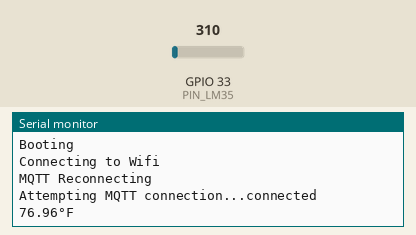
The program below on a simulated ESP32. On the bench: the last lines printed to the serial monitor. The test bench sets the inputs (shaded band); at power-on: GPIO 33 (PIN_LM35) = 310. WiFi joins after 1.5 s; servers stay silent unless stated; no MQTT or app messages arrive unless stated.

Above: at 2.7 s.
2.8 s: GPIO 33 (PIN_LM35) set to 372
At 8.1 s:
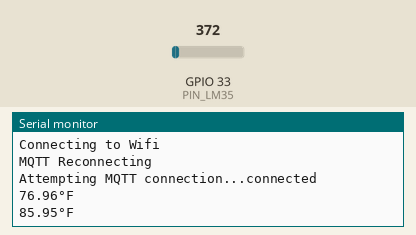
8.8 s: GPIO 33 (PIN_LM35) set to 434
At 13.1 s:
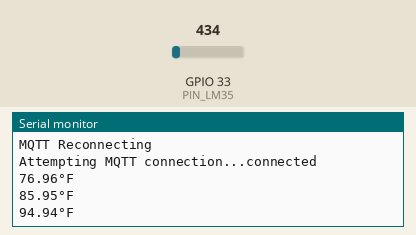
Timing chart, 0 to 14.6 s (numbered marks = the images above; inputs shaded):
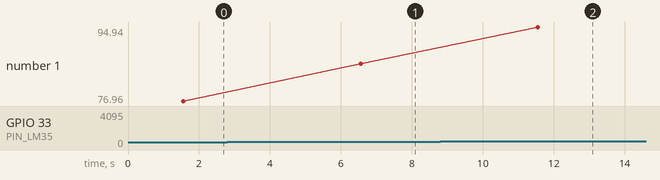

The program:

main.cpp
```cpp
#include <WiFi.h>
#include <Arduino.h>
#include <PubSubClient.h>
#include "soc/sens_reg.h"

//MQTT Config
const char* mqtt_server = "192.168.50.233";
const char* user = "temp";
const char* mqttpass = "password";
const char* mainTopic = "temp/1";
const char* client = "temp";

// WiFi Config
const char* ssid = "Smart-Home-AP";
const char* wifiPassword = "checkout";
WiFiClient espClient;
PubSubClient mqtt(mqtt_server, 1883, 0, espClient);

// Test pins
const int led = 2; // pin for onboard LED
const int flash = 0; // pin for "FLASH" button
#define ADC_VREF_mV    3300.0 // in millivolt
#define ADC_RESOLUTION 4096.0
#define PIN_LM35       33 // ESP32 pin GIOP34 (ADC1) connected to LM35

// Reconnects the WiFi and MQTT if disconnected
void reconnect() {
  // Loop until we're reconnected
  while (!mqtt.connected()) {
    Serial.print("Attempting MQTT connection...");
    // Attempt to connect
    if (mqtt.connect(client, user, mqttpass)) {
      Serial.println(F("connected"));
      // ... and resubscribe
      // mqtt.subscribe(topicStatus);
    } else {
      Serial.print(F("failed, rc="));
      Serial.print(mqtt.state());
      Serial.println(F(" try again in 5 seconds"));
      // Wait 5 seconds before retrying
      delay(5000);
    }
  }
}

void setup() {
  // initialize inbuilt LED pin as an output.
  Serial.begin(9600);
  Serial.println("Booting");
  Serial.println(F("Connecting to Wifi"));
  // Connects to WiFi
  WiFi.mode(WIFI_STA);
  WiFi.begin(ssid, wifiPassword);
  while (WiFi.waitForConnectResult() != WL_CONNECTED) {
    Serial.println("Connection Failed! Rebooting...");
    delay(5000);
    ESP.restart();
  }
  if (mqtt_server!="") {
    mqtt.setServer(mqtt_server, 1883);
    mqtt.setBufferSize(512);
  }

}

void loop() {
  //Initial Connection to MQTT server
  if (mqtt_server!="") {
    if(!mqtt.connected()) {
      Serial.println("MQTT Reconnecting");
      reconnect();
    }
  }
    // read the ADC value from the temperature sensor
  int adcVal = analogRead(PIN_LM35);
  // convert the ADC value to voltage in millivolt
  float milliVolt = adcVal * (ADC_VREF_mV / ADC_RESOLUTION);
  // convert the voltage to the temperature in °C
  float tempC = milliVolt / 10;
  // convert the °C to °F
  float tempF = tempC * 9 / 5 + 32;

  char temp[20];
  dtostrf(tempF,2,2,temp);
  String stringTemp = String(temp) + "°F";
  Serial.println(stringTemp);
  mqtt.publish(mainTopic, stringTemp.c_str());
  delay(5000);
}
```

MQTT_Test.cpp
```cpp
// #include <WiFi.h>
// #include <Arduino.h>
// #include <PubSubClient.h>

// //MQTT Config
// const char* mqtt_server = "192.168.50.234";
// const char* user = "tester";
// const char* mqttpass = "password";
// const char* mainTopic = "test";
// const char* confirmTopic = "test/confirm";
// const char* client = "test";

// // WiFi Config
// const char* ssid = "Smart-Home-AP";
// const char* wifiPassword = "checkout";
// WiFiClient espClient;
// PubSubClient mqtt(mqtt_server, 1883, 0, espClient);

// // Test pins
// const int led = 2; // pin for onboard LED
// const int flash = 0; // pin for "FLASH" button


// // Reconnects the WiFi and MQTT if disconnected
// void reconnect() {
//   // Loop until we're reconnected
//   while (!mqtt.connected()) {
//     Serial.print("Attempting MQTT connection...");
//     // Attempt to connect
//     if (mqtt.connect(client, user, mqttpass)) {
//       Serial.println(F("connected"));
//       // ... and resubscribe
//       // mqtt.subscribe(topicStatus);
//     } else {
//       Serial.print(F("failed, rc="));
//       Serial.print(mqtt.state());
//       Serial.println(F(" try again in 5 seconds"));
//       // Wait 5 seconds before retrying
//       delay(5000);
//     }
//   }
// }

// String get_wifi_status(int status){
//     switch(status){
//         case WL_IDLE_STATUS:
//         return "WL_IDLE_STATUS";
//         case WL_SCAN_COMPLETED:
//         return "WL_SCAN_COMPLETED";
//         case WL_NO_SSID_AVAIL:
//         return "WL_NO_SSID_AVAIL";
//         case WL_CONNECT_FAILED:
//         return "WL_CONNECT_FAILED";
//         case WL_CONNECTION_LOST:
//         return "WL_CONNECTION_LOST";
//         case WL_CONNECTED:
//         return "WL_CONNECTED";
//         case WL_DISCONNECTED:
//         return "WL_DISCONNECTED";
//     }
//     return "";
// }


// void setup() {
//   // initialize inbuilt LED pin as an output.
//   Serial.begin(9600);
//   pinMode(led, OUTPUT);
//   pinMode(flash, INPUT);
//   int status = WL_IDLE_STATUS;
//   Serial.println(get_wifi_status(status));
//   Serial.begin(9600);
//   Serial.println("Booting");
//   Serial.println(F("Connecting to Wifi"));
//   // Connects to WiFi
//   WiFi.mode(WIFI_STA);
//   WiFi.begin(ssid, wifiPassword);
//   while (WiFi.waitForConnectResult() != WL_CONNECTED) {
//     Serial.println("Connection Failed! Rebooting...");
//     delay(5000);
//     ESP.restart();
//   }
//   if (mqtt_server!="") {
//     mqtt.setServer(mqtt_server, 1883);
//     mqtt.setBufferSize(512);
//   }

// }


// // loop function runs over and over  again forever
// void loop() {
//   //Initial Connection to MQTT server
//   if (mqtt_server!="") {
//     if(!mqtt.connected()) {
//       Serial.println("MQTT Reconnecting");
//       reconnect();
//     }
//     mqtt.loop(); // Looks at messages constantly
//     mqtt.subscribe(mainTopic); // Subscribes to prementioned topic
//   }
//   if (digitalRead(flash)) {
//     digitalWrite(led, HIGH);
//   } else {
//     digitalWrite(led, LOW);
//     mqtt.publish(mainTopic, "test positive");
//     delay(1000);
//   }
// }
```

temp_test.cpp
```cpp
// #include <Arduino.h>

// //source
// #define ADC_VREF_mV    3300.0 // in millivolt
// #define ADC_RESOLUTION 4096.0
// #define PIN_LM35       12 // ESP32 pin GIOP34 (ADC1) connected to LM35

// void setup() {
//   Serial.begin(9600);
// }

// void loop() {
//   // read the ADC value from the temperature sensor
//   int adcVal = analogRead(PIN_LM35);
//   // convert the ADC value to voltage in millivolt
//   float milliVolt = adcVal * (ADC_VREF_mV / ADC_RESOLUTION);
//   // convert the voltage to the temperature in °C
//   float tempC = milliVolt / 10;
//   // convert the °C to °F
//   float tempF = tempC * 9 / 5 + 32;

//   // print the temperature in the Serial Monitor:
//   Serial.print("Temperature: ");
//   Serial.print(tempC);   // print the temperature in °C
//   Serial.print("°C");
//   Serial.print("  ~  "); // separator between °C and °F
//   Serial.print(tempF);   // print the temperature in °F
//   Serial.println("°F");

//   delay(500);
// }
```

Measured:
- after the input at 2.8 s, the serial monitor: prints a new line after 3.8 s (image 1)
- after the input at 8.8 s, the serial monitor: prints a new line after 2.8 s (image 2)
- plotted number 1: 76.96 → 85.95 after the input at 2.8 s, 85.95 → 94.94 after the input at 8.8 s
